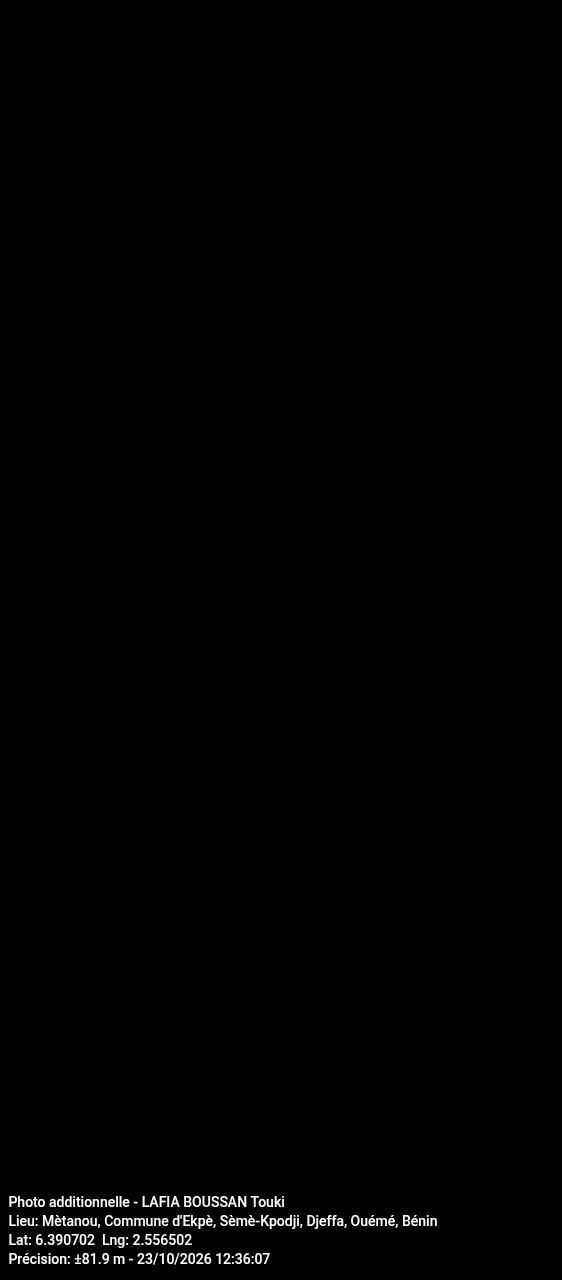
#> input picture fibretrack/scripts/_test_dark.jpg, 562 x 1280 px
$ python grid_calib.py ../../fibretrack/scripts/_test_dark.jpg out.png
#> lines starting #> are read from the running program, lines starting #| are printed output that depends on the picture
#!/usr/bin/env python3
"""Outil de calibration: dessine une grille pixel (native res) sur un gabarit
pour lire precisement les coordonnees des champs. Usage:
python3 grid_calib.py <image.jpg> <output_prefix> [--crop y0 y1]
Genere des crops en pleine resolution avec grille tous les 20px (labels tous les 100px).
"""
import sys
from PIL import Image, ImageDraw, ImageFont

def draw_grid(img, step=20, label_step=100):
    draw = ImageDraw.Draw(img)
    w, h = img.size
    try:
        font = ImageFont.truetype("/usr/share/fonts/truetype/dejavu/DejaVuSans.ttf", 14)
    except Exception:
        font = ImageFont.load_default()
    for x in range(0, w, step):
        color = (255, 0, 0) if x % label_step == 0 else (255, 180, 180)
        draw.line([(x, 0), (x, h)], fill=color, width=1)
        if x % label_step == 0:
            draw.text((x + 2, 2), str(x), fill=(255, 0, 0), font=font)
    for y in range(0, h, step):
        color = (0, 120, 255) if y % label_step == 0 else (180, 210, 255)
        draw.line([(0, y), (w, y)], fill=color, width=1)
        if y % label_step == 0:
            draw.text((2, y + 2), str(y), fill=(0, 120, 255), font=font)
    return img

if __name__ == "__main__":
    path = sys.argv[1]
    out_prefix = sys.argv[2]
    im = Image.open(path).convert("RGB")
#> im is the input picture: PIL image 562x1280 RGB; min 0, max 255, mean 1.8
    gridded = draw_grid(im.copy())
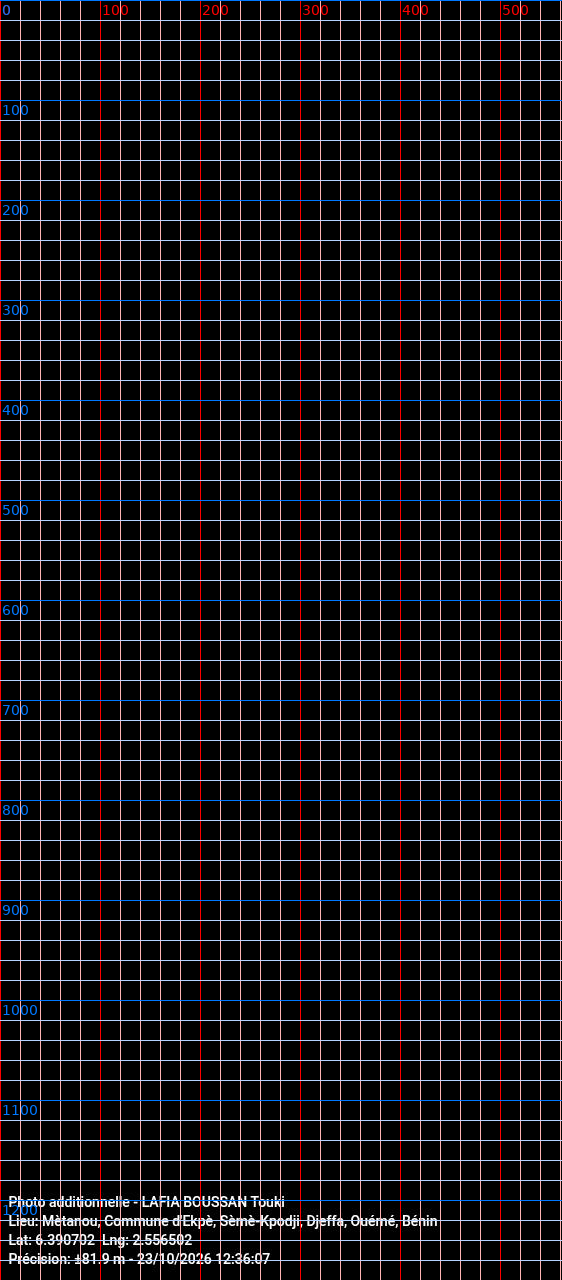
#> gridded: PIL image 562x1280 RGB; mean R, G, B 21.3, 18.3, 21.7
    w, h = im.size
#> w = 562; h = 1280
    # Decouper en 3 bandes horizontales pleine largeur pour lisibilite
    n = 3
    band_h = h // n
#> band_h = 426
    for i in range(n):
        y0 = i * band_h
        y1 = h if i == n - 1 else (i + 1) * band_h
        crop = gridded.crop((0, y0, w, y1))
        crop.save(f"{out_prefix}_band{i}.png")
#> this loop made 3 passes
#> pass 1, `crop = gridded.crop((0, y0, w, y1))`:
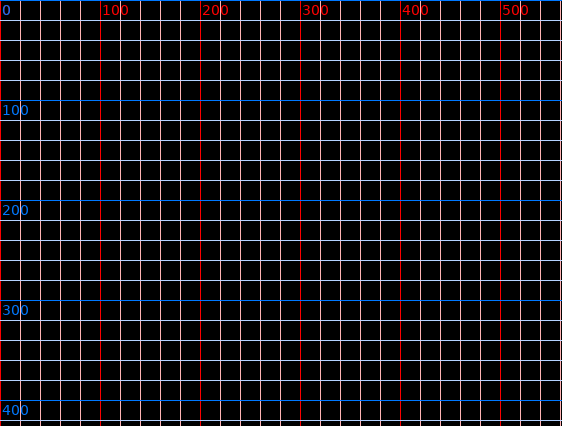
#> crop: PIL image 562x426 RGB; mean R, G, B 20.1, 17, 20.5
#> pass 2, `crop = gridded.crop((0, y0, w, y1))`:
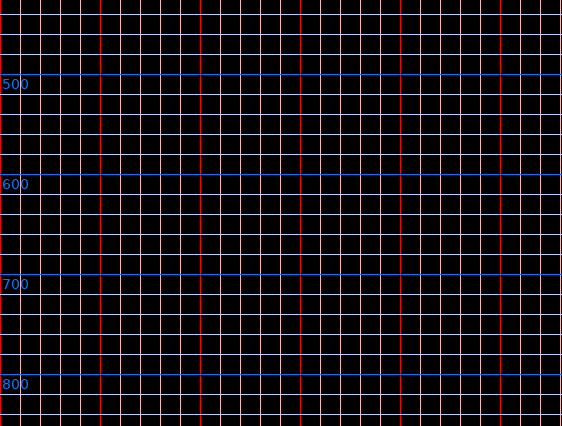
#> crop: PIL image 562x426 RGB; mean R, G, B 19.7, 16.7, 19.9
#> pass 3, `crop = gridded.crop((0, y0, w, y1))`:
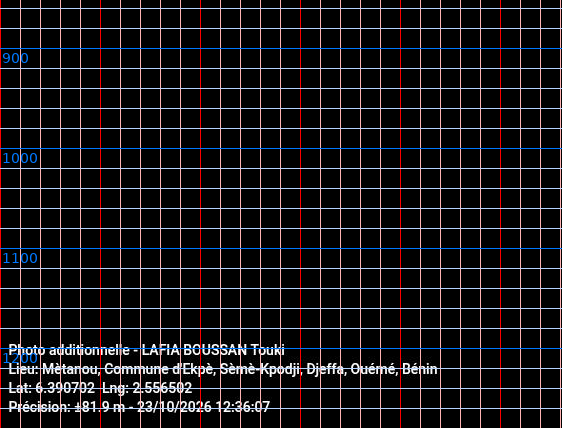
#> crop: PIL image 562x428 RGB; mean R, G, B 24.2, 21.2, 24.5
    print(f"OK {w}x{h}, bands saved with prefix {out_prefix}")
#| OK 562x1280, bands saved with prefix out.png
